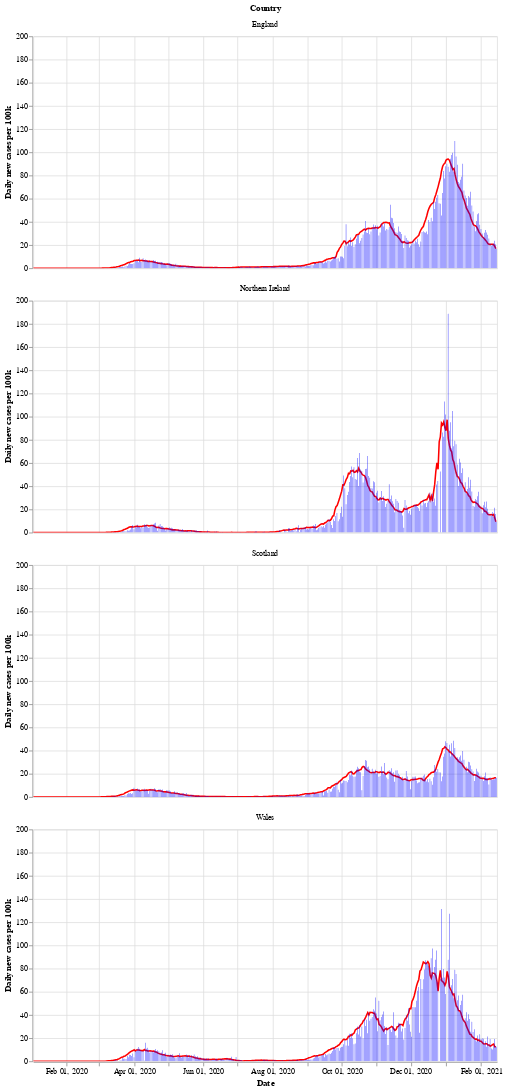

The notebook cell this image was saved under:
### Markdown cell above
Next is a bar chart of the number of new cases in each country (per 100k population), with the 7 day moving average of cases. Again we see that Wales saw a longer period of raising and falling cases compared to the other countries.

After a period of cases falling, each nation is now seeing a rise in the number of cases - especially in Wales.

### Code cell
# collapse
bars = alt.Chart(uk_cases).mark_bar().encode(
    x=alt.X("yearmonthdate(date):T", axis=alt.Axis(title='Date')),
    y=alt.Y("newCasesRate:Q", axis=alt.Axis(title='Daily new cases per 100k')),
    tooltip='newCasesRate',
    color=alt.condition(
        alt.datum.dailyChange > 0,
        alt.value("orange"),  # The positive color
        alt.value("blue")  # The negative color
    )
).properties(title='New cases per 100k population with rolling 7 day average', width=600).interactive()
line = alt.Chart(uk_cases).mark_line(
    color='red',
    size=2,
).transform_window(
    rolling_mean='mean(newCasesRate)',
    frame=[0, 7],
    groupby=['areaName']
).encode(
    x='yearmonthdate(date):T',
    y='rolling_mean:Q'
)
alt.layer(line, bars, data=uk_cases).facet(alt.Row('areaName', title='Country'), columns=1)

### Figure 1 — Vega-Lite specification as saved in the notebook (floating-point values rounded to 4 significant figures; data arrays with more than 128 entries replaced by an {"elided": "..."} marker saying what was removed)
{"config": {"view": {"continuousWidth": 400, "continuousHeight": 300}}, "data": {"name": "data-8224921bb7e4dd033c10f2bb42171a2e"}, "facet": {"type": "nominal", "field": "areaName", "title": "Country"}, "spec": {"layer": [{"mark": {"type": "line", "color": "red", "size": 2}, "encoding": {"x": {"type": "temporal", "field": "date", "timeUnit": "yearmonthdate"}, "y": {"type": "quantitative", "field": "rolling_mean"}}, "transform": [{"window": [{"op": "mean", "field": "newCasesRate", "as": "rolling_mean"}], "frame": [0, 7], "groupby": ["areaName"]}]}, {"mark": "bar", "encoding": {"color": {"condition": {"value": "orange", "test": "(datum.dailyChange > 0)"}, "value": "blue"}, "tooltip": {"type": "quantitative", "field": "newCasesRate"}, "x": {"type": "temporal", "axis": {"title": "Date"}, "field": "date", "timeUnit": "yearmonthdate"}, "y": {"type": "quantitative", "axis": {"title": "Daily new cases per 100k"}, "field": "newCasesRate"}}, "selection": {"selector002": {"type": "interval", "bind": "scales", "encodings": ["x", "y"]}}, "title": "New cases per 100k population with rolling 7 day average", "width": 600}]}, "columns": 1, "$schema": "https://vega.github.io/schema/vega-lite/v4.8.1.json", "datasets": {"data-8224921bb7e4dd033c10f2bb42171a2e": {"elided": "1636 records"}}}
